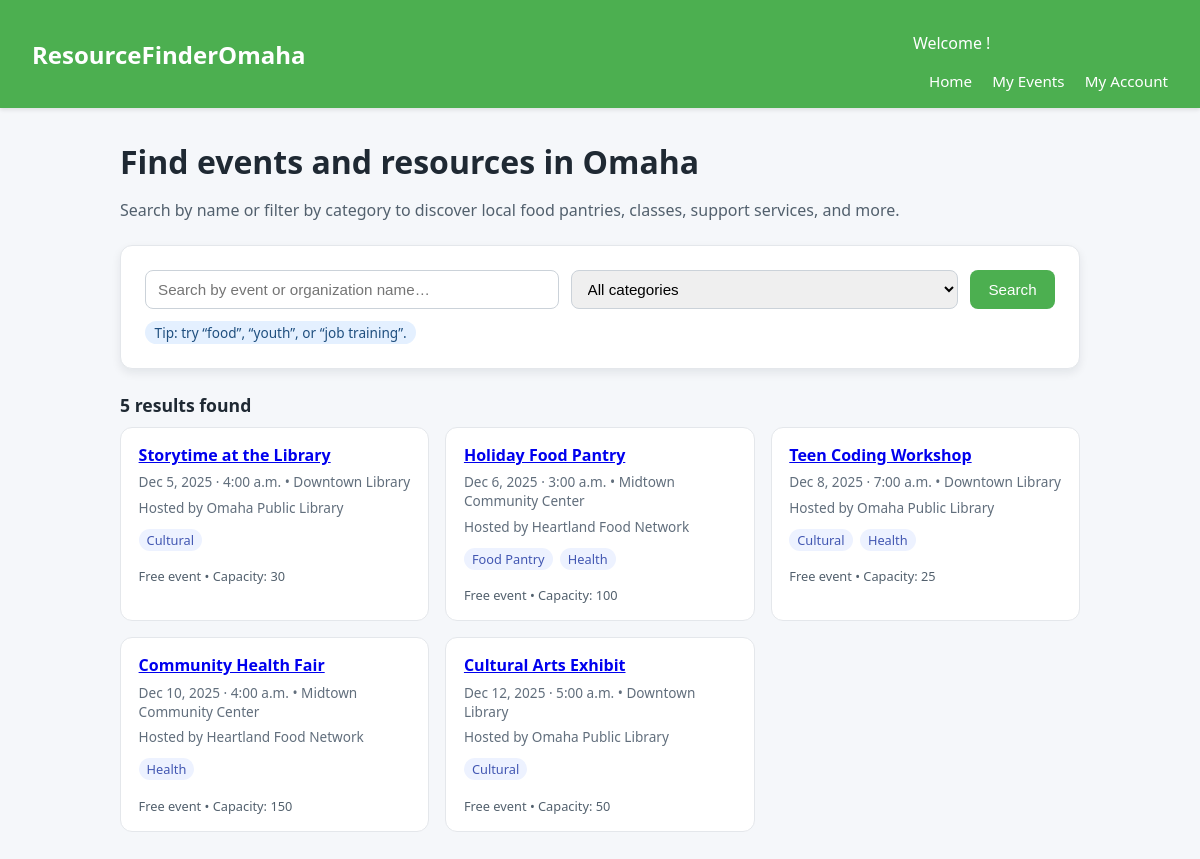
/accounts/profile/, run on the app's committed database.
### events/models.py (models this page shows, shortened)
class TimeStamped(models.Model):
    created_at = models.DateTimeField(auto_now_add=True)
    updated_at = models.DateTimeField(auto_now=True)
    class Meta:
        abstract = True

class Event(TimeStamped):
    org = models.ForeignKey(Organization, on_delete=models.CASCADE, related_name="events")
    title = models.CharField(max_length=200)
    description = models.TextField(blank=True)
    start_at = models.DateTimeField()
    end_at = models.DateTimeField(null=True, blank=True)
    location = models.ForeignKey(Location, on_delete=models.PROTECT, related_name="events")
    is_free = models.BooleanField(default=True)
    url = models.URLField(blank=True)
    capacity = models.PositiveIntegerField(null=True, blank=True)
    categories = models.ManyToManyField(Category, related_name="events", blank=True)
    is_published = models.BooleanField(default=True)
    class Meta:
        indexes = [
            models.Index(fields=["start_at"]),
            models.Index(fields=["is_published"]),
        ]
        ordering = ["start_at"]

class Location(TimeStamped):
    name = models.CharField(max_length=120, blank=True)
    address1 = models.CharField(max_length=200, blank=True)
    address2 = models.CharField(max_length=200, blank=True)
    city = models.CharField(max_length=80, default="Omaha")
    state = models.CharField(max_length=2, default="NE")
    postal_code = models.CharField(max_length=15, blank=True)
    latitude = models.FloatField(null=True, blank=True)
    longitude = models.FloatField(null=True, blank=True)

class Organization(TimeStamped):
    org = models.OneToOneField(User, on_delete=models.CASCADE) # link extra info to user
    name = models.CharField(max_length=150, unique=True)
    description = models.TextField(blank=True)
    website = models.URLField(blank=True)
    email = models.EmailField(blank=True)
    phone = models.CharField(max_length=30, blank=True)
    is_verified = models.BooleanField(default=False)

class Category(models.Model):
    name = models.CharField(max_length=80, unique=True)
    slug = models.SlugField(max_length=100, unique=True)
    class Meta: #sorts alphabetically
        ordering = ["name"]

### events/views.py (the view)
# urls.py: 2. Add a URL to urlpatterns:  path('', views.home, name='home')
def home(request):
    query = request.GET.get("q", "").strip()
    category_slug = request.GET.get("category", "").strip()
    events = Event.objects.filter(is_published=True).order_by("start_at")
    if query:
        events = events.filter(
            models.Q(title__icontains=query)
            | models.Q(org__name__icontains=query)
        )
    if category_slug:
        events = events.filter(categories__slug=category_slug)
    events = events.distinct()
    categories = Category.objects.order_by("name")
    is_org = request.user.groups.filter(name='Organizations').exists()
    context = {
        "events": events,
        "categories": categories,
        "query": query,
        "selected_category": category_slug,
        "is_org": is_org
    }
    return render(request, "home.html", context)

### events/templates/home.html (shortened to what this page needs)
{% extends "base.html" %}
{% block content %}
  <h1 class="page-title">Find events and resources in Omaha</h1>
  <p class="page-subtitle">
    Search by name or filter by category to discover local food pantries, classes,
    support services, and more.
  </p>
  <section class="search-card">
    <form method="get" action="{% url 'home' %}">
      <div class="search-row">
        <input
          type="text"
          name="q"
          placeholder="Search by event or organization name…"
          value="{{ query|default:'' }}"
        />
        <select name="category">
          <option value="">All categories</option>
        </select>
        <button type="submit">Search</button>
      </div>
    </form>
    <div class="pill-row">
      {% if query or selected_category %}
        <span>Filters applied</span>
      {% else %}
        <span>Tip: try “food”, “youth”, or “job training”.</span>
      {% endif %}
    </div>
  </section>
  {% if events %}
    <section>
      <h2 style="font-size:1.1rem; margin-bottom:0.6rem;">
        {{ events|length }} result{{ events|length|pluralize }} found
      </h2>
      <div class="events-grid">
        {% for event in events %}
          <article class="event-card">
            <div class="event-title">
             <a href="{% url 'eventDetail' event.id %}">{{event.title}}</a>
            </div>
            <div class="event-meta">
              {{ event.start_at|date:"M j, Y · g:i a" }}
              {% if event.location %}
                • {{ event.location.name|default:event.location.address1 }}
              {% endif %}
            </div>
            {% if event.org %}
              <div class="event-meta">
                Hosted by {{ event.org.name }}
              </div>
            {% endif %}
            {% if event.categories.all %}
              <div class="event-tags">
                {% for cat in event.categories.all %}
                  <span>{{ cat.name }}</span>
                {% endfor %}
              </div>
            {% endif %}
            <div class="event-footer">
              {% if event.is_free %}
                Free event
              {% else %}
                Paid event
              {% endif %}
              {% if event.capacity %}
                • Capacity: {{ event.capacity }}
              {% endif %}
            </div>
          </article>
        {% endfor %}
      </div>
    </section>
  {% else %}
    <div class="empty-state">
      <strong>No events match this search yet.</strong>
      Try clearing filters or using a more general keyword.
    </div>
  {% endif %}
{% endblock %}

### events/templates/base.html (style rules this page uses)
body { margin: 0; font-family: system-ui, -apple-system, BlinkMacSystemFont, "Segoe UI", sans-serif; background: #f5f7fa; color: #1f2933; }
.page-title { font-size: 2rem; margin-bottom: 0.5rem; }
.page-subtitle { color: #52606d; margin-bottom: 1.5rem; }
.search-card { background: white; padding: 1.5rem; border-radius: 0.75rem; box-shadow: 0 4px 10px rgba(15, 23, 42, 0.08); margin-bottom: 1.5rem; border: 1px solid #e4e7eb; }
.search-row { display: flex; flex-wrap: wrap; gap: 0.75rem; margin-bottom: 0.75rem; }
.search-row input[type="text"], .search-row select { flex: 1 1 200px; padding: 0.55rem 0.75rem; border-radius: 0.5rem; border: 1px solid #cbd2d9; font-size: 0.95rem; }
.search-row button { padding: 0.55rem 1.15rem; border-radius: 0.5rem; border: none; background: #4CAF50; color: white; cursor: pointer; font-size: 0.95rem; font-weight: 500; }
.pill-row { margin-top: 0.5rem; font-size: 0.85rem; color: #52606d; }
.pill-row span { display: inline-block; padding: 0.15rem 0.6rem; border-radius: 999px; background: #e4f0ff; color: #1f4f7f; margin-right: 0.4rem; }
.events-grid { display: grid; grid-template-columns: repeat(auto-fit, minmax(260px, 1fr)); gap: 1rem; }
.event-card { background: white; border-radius: 0.75rem; border: 1px solid #e4e7eb; padding: 1rem 1.1rem; display: flex; flex-direction: column; gap: 0.4rem; }
.event-title { font-weight: 600; font-size: 1rem; }
.event-meta { font-size: 0.85rem; color: #616e7c; }
.event-tags { margin-top: 0.35rem; font-size: 0.8rem; }
.event-tags span { display: inline-block; padding: 0.12rem 0.5rem; border-radius: 999px; background: #edf2ff; color: #4257b2; margin-right: 0.25rem; margin-bottom: 0.25rem; }
.event-footer { margin-top: 0.4rem; font-size: 0.8rem; color: #52606d; }

### data on the page
Event: title "Storytime at the Library", start_at "Dec 5, 2025 · 4:00 a.m.", location.name "Downtown Library", org.name "Omaha Public Library", is_free "Free event", capacity "30"
Category: name "Cultural"
Event: title "Holiday Food Pantry", start_at "Dec 6, 2025 · 3:00 a.m.", location.name "Midtown Community Center", org.name "Heartland Food Network", is_free "Free event", capacity "100"
Category: name "Food Pantry"
Category: name "Health"
Event: title "Teen Coding Workshop", start_at "Dec 8, 2025 · 7:00 a.m.", location.name "Downtown Library", org.name "Omaha Public Library", is_free "Free event", capacity "25"
Event: title "Community Health Fair", start_at "Dec 10, 2025 · 4:00 a.m.", location.name "Midtown Community Center", org.name "Heartland Food Network", is_free "Free event", capacity "150"
Event: title "Cultural Arts Exhibit", start_at "Dec 12, 2025 · 5:00 a.m.", location.name "Downtown Library", org.name "Omaha Public Library", is_free "Free event", capacity "50"

### other printed values
{{ events|length }} "5"
